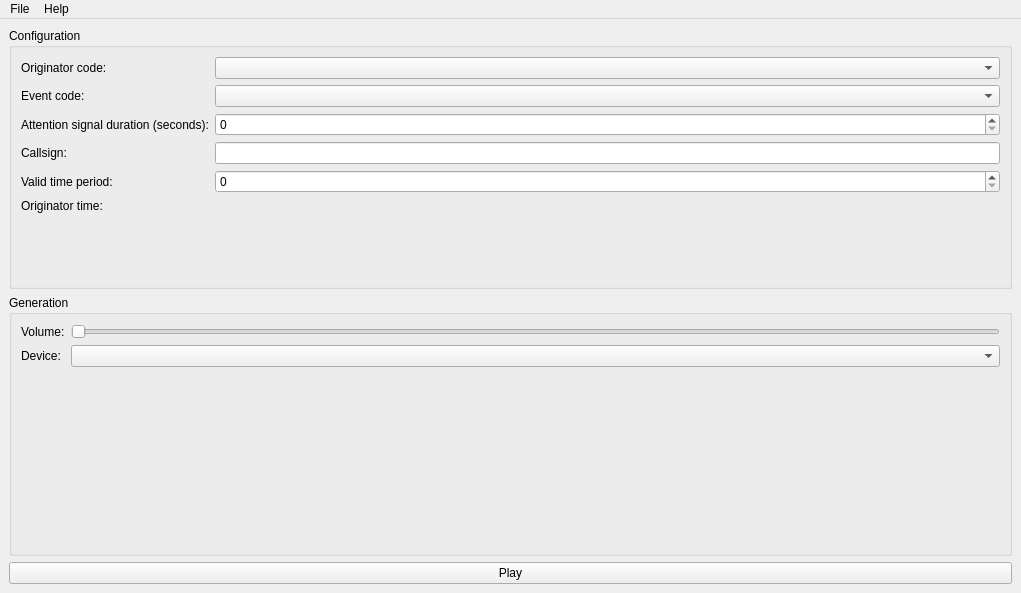
<?xml version="1.0" encoding="UTF-8"?>
<ui version="4.0">
 <class>MainWindow</class>
 <widget class="QMainWindow" name="MainWindow">
  <property name="geometry">
   <rect>
    <x>0</x>
    <y>0</y>
    <width>1021</width>
    <height>593</height>
   </rect>
  </property>
  <property name="windowTitle">
   <string>samething</string>
  </property>
  <widget class="QWidget" name="centralwidget">
   <layout class="QVBoxLayout" name="verticalLayout">
    <item>
     <widget class="QGroupBox" name="groupBox">
      <property name="title">
       <string>Configuration</string>
      </property>
      <layout class="QFormLayout" name="formLayout">
       <item row="0" column="0">
        <widget class="QLabel" name="label">
         <property name="text">
          <string>Originator code:</string>
         </property>
        </widget>
       </item>
       <item row="0" column="1">
        <widget class="QComboBox" name="org_code_"/>
       </item>
       <item row="1" column="0">
        <widget class="QLabel" name="label_2">
         <property name="text">
          <string>Event code:</string>
         </property>
        </widget>
       </item>
       <item row="1" column="1">
        <widget class="QComboBox" name="event_code_"/>
       </item>
       <item row="2" column="0">
        <widget class="QLabel" name="label_3">
         <property name="text">
          <string>Attention signal duration (seconds):</string>
         </property>
        </widget>
       </item>
       <item row="2" column="1">
        <widget class="QSpinBox" name="attn_sig_duration_"/>
       </item>
       <item row="3" column="0">
        <widget class="QLabel" name="label_4">
         <property name="text">
          <string>Callsign:</string>
         </property>
        </widget>
       </item>
       <item row="3" column="1">
        <widget class="QLineEdit" name="callsign_"/>
       </item>
       <item row="4" column="0">
        <widget class="QLabel" name="label_7">
         <property name="text">
          <string>Valid time period:</string>
         </property>
        </widget>
       </item>
       <item row="4" column="1">
        <widget class="QSpinBox" name="valid_time_period_"/>
       </item>
       <item row="5" column="0">
        <widget class="QLabel" name="label_8">
         <property name="text">
          <string>Originator time:</string>
         </property>
        </widget>
       </item>
      </layout>
     </widget>
    </item>
    <item>
     <widget class="QGroupBox" name="groupBox_2">
      <property name="title">
       <string>Generation</string>
      </property>
      <layout class="QFormLayout" name="formLayout_2">
       <item row="0" column="0">
        <widget class="QLabel" name="label_5">
         <property name="text">
          <string>Volume:</string>
         </property>
        </widget>
       </item>
       <item row="0" column="1">
        <widget class="QSlider" name="horizontalSlider">
         <property name="orientation">
          <enum>Qt::Horizontal</enum>
         </property>
        </widget>
       </item>
       <item row="1" column="0">
        <widget class="QLabel" name="label_6">
         <property name="text">
          <string>Device:</string>
         </property>
        </widget>
       </item>
       <item row="1" column="1">
        <widget class="QComboBox" name="audio_device_list_"/>
       </item>
      </layout>
     </widget>
    </item>
    <item>
     <widget class="QPushButton" name="play_button_">
      <property name="text">
       <string>Play</string>
      </property>
     </widget>
    </item>
   </layout>
  </widget>
  <widget class="QMenuBar" name="menubar">
   <property name="geometry">
    <rect>
     <x>0</x>
     <y>0</y>
     <width>1021</width>
     <height>28</height>
    </rect>
   </property>
   <widget class="QMenu" name="menuFile">
    <property name="title">
     <string>File</string>
    </property>
    <addaction name="actionSave_output"/>
   </widget>
   <widget class="QMenu" name="menuHelp">
    <property name="title">
     <string>Help</string>
    </property>
    <addaction name="actionAbout_samething"/>
    <addaction name="actionAbout_Qt"/>
   </widget>
   <addaction name="menuFile"/>
   <addaction name="menuHelp"/>
  </widget>
  <action name="actionSave_output">
   <property name="text">
    <string>Select database file...</string>
   </property>
  </action>
  <action name="actionPreferences">
   <property name="text">
    <string>Preferences...</string>
   </property>
  </action>
  <action name="actionAbout_samething">
   <property name="text">
    <string>About samething</string>
   </property>
  </action>
  <action name="actionAbout_Qt">
   <property name="text">
    <string>About Qt</string>
   </property>
  </action>
 </widget>
 <resources/>
 <connections/>
</ui>
